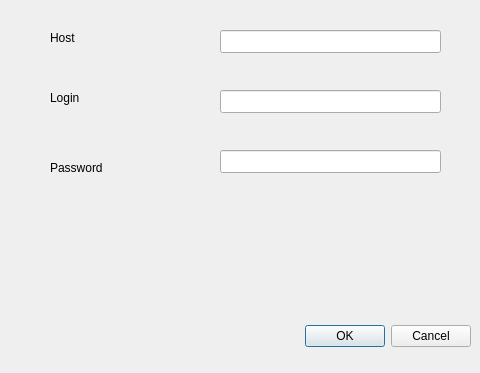
<?xml version="1.0" encoding="UTF-8"?>
<ui version="4.0">
 <class>ConnexionDialog</class>
 <widget class="QDialog" name="ConnexionDialog">
  <property name="geometry">
   <rect>
    <x>0</x>
    <y>0</y>
    <width>480</width>
    <height>373</height>
   </rect>
  </property>
  <property name="windowTitle">
   <string>Dialog</string>
  </property>
  <widget class="QDialogButtonBox" name="buttonBox">
   <property name="geometry">
    <rect>
     <x>10</x>
     <y>320</y>
     <width>461</width>
     <height>32</height>
    </rect>
   </property>
   <property name="orientation">
    <enum>Qt::Horizontal</enum>
   </property>
   <property name="standardButtons">
    <set>QDialogButtonBox::Cancel|QDialogButtonBox::Ok</set>
   </property>
  </widget>
  <widget class="QLabel" name="hostLabel">
   <property name="geometry">
    <rect>
     <x>50</x>
     <y>30</y>
     <width>62</width>
     <height>15</height>
    </rect>
   </property>
   <property name="text">
    <string>Host</string>
   </property>
  </widget>
  <widget class="QLabel" name="logLabel">
   <property name="geometry">
    <rect>
     <x>50</x>
     <y>90</y>
     <width>62</width>
     <height>15</height>
    </rect>
   </property>
   <property name="text">
    <string>Login</string>
   </property>
  </widget>
  <widget class="QLabel" name="passLabel">
   <property name="geometry">
    <rect>
     <x>50</x>
     <y>160</y>
     <width>62</width>
     <height>15</height>
    </rect>
   </property>
   <property name="text">
    <string>Password</string>
   </property>
  </widget>
  <widget class="QLineEdit" name="hostEdit">
   <property name="geometry">
    <rect>
     <x>220</x>
     <y>30</y>
     <width>221</width>
     <height>23</height>
    </rect>
   </property>
  </widget>
  <widget class="QLineEdit" name="logEdit">
   <property name="geometry">
    <rect>
     <x>220</x>
     <y>90</y>
     <width>221</width>
     <height>23</height>
    </rect>
   </property>
  </widget>
  <widget class="QLineEdit" name="passEdit">
   <property name="geometry">
    <rect>
     <x>220</x>
     <y>150</y>
     <width>221</width>
     <height>23</height>
    </rect>
   </property>
  </widget>
 </widget>
 <resources/>
 <connections>
  <connection>
   <sender>buttonBox</sender>
   <signal>accepted()</signal>
   <receiver>ConnexionDialog</receiver>
   <slot>accept()</slot>
   <hints>
    <hint type="sourcelabel">
     <x>248</x>
     <y>254</y>
    </hint>
    <hint type="destinationlabel">
     <x>157</x>
     <y>274</y>
    </hint>
   </hints>
  </connection>
  <connection>
   <sender>buttonBox</sender>
   <signal>rejected()</signal>
   <receiver>ConnexionDialog</receiver>
   <slot>reject()</slot>
   <hints>
    <hint type="sourcelabel">
     <x>316</x>
     <y>260</y>
    </hint>
    <hint type="destinationlabel">
     <x>286</x>
     <y>274</y>
    </hint>
   </hints>
  </connection>
 </connections>
</ui>
